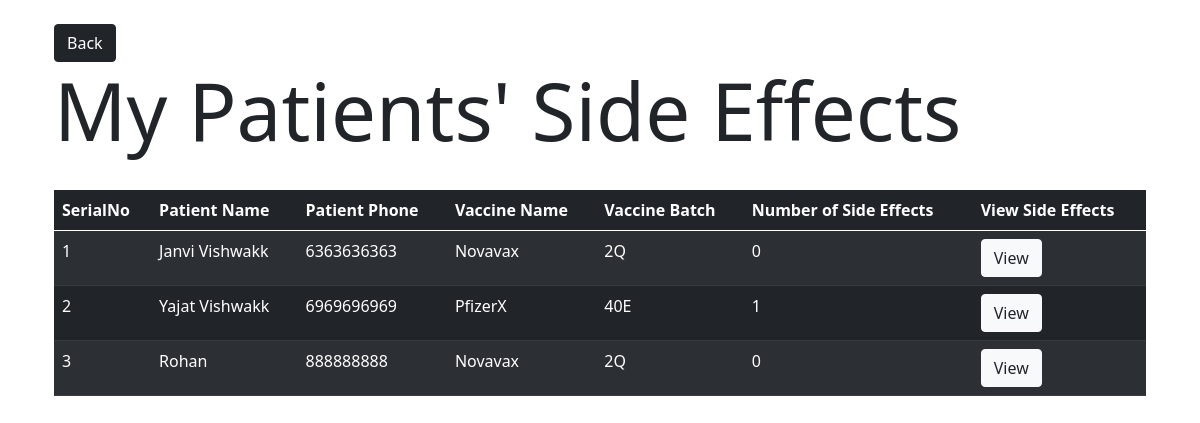
Page /doctor/side_effects (signed in) on the committed database.
### CovaxinatorAPI/models.py (models this page shows, shortened)
class Patient(db.Model):
	id = db.Column(db.Integer, primary_key=True)
	name = db.Column(db.String)
	phone = db.Column(db.String) #also used as username
	password = db.Column(db.String) #also used as password
	location = db.relationship('Location', secondary=patient_location_association, backref=db.backref('patients', lazy='dynamic'))
	aadhar = db.Column(db.String)
	address = db.Column(db.String)
	is_alive = db.Column(db.String)
	is_vaccinated = db.Column(db.Boolean, default=False)
	doctor_id = db.Column(db.Integer, db.ForeignKey('doctor.id'))
	vaccine_batch_id = db.Column(db.Integer, db.ForeignKey('vaccine_batch.id'))
	side_effects = db.relationship('SideEffects', backref='patient')
	followup_chat_id = db.Column(db.Integer, db.ForeignKey('follow_up_chat_data.id'))

class VaccineBatch(db.Model):
	id = db.Column(db.Integer, primary_key=True)
	vaccine_name = db.Column(db.String)
	batch_id = db.Column(db.String)
	doctor_id = db.Column(db.Integer, db.ForeignKey('doctor.id'))
	patients = db.relationship('Patient', backref='vaccine_batch')
	vaccine_count = db.Column(db.Integer)

### CovaxinatorAPI/doctor/routes.py (the view)
@doctor.route('/side_effects')
def get_patient_side_effects():
	doc_id = session.get('logged_in_doctor')
	if(not doc_id): return redirect(url_for('doctor.doctor_login'))
	doctor = Doctor.query.filter_by(id=doc_id).first()
	my_patients = doctor.patients
	side_effects = {}
	for patient in my_patients:
		side_effects[patient.phone] = [
			{
				'symptoms': se.symptoms,
				'description': se.description,
			} for se in patient.side_effects
		]
	print(side_effects)
	return render_template('doctor/side_effects.html', title="Side Effects", patients=my_patients, side_effects=side_effects, json=json)

### CovaxinatorAPI/templates/doctor/side_effects.html (shortened to what this page needs)
{% extends 'layout.html' %}
{% block content %}
<div class="container p-4">
	<button class="btn btn-dark" onclick="window.history.back()"> Back </button>
	<h1 class="display-1">My Patients' Side Effects</h1>
	<br>
	<table class="table table-striped table-dark" id="tbl">
		<thead>
			<tr>
			<th scope="col">SerialNo</th>
			<th scope="col">Patient Name</th>
			<th scope="col">Patient Phone</th>
			<th scope="col">Vaccine Name</th>
			<th scope="col">Vaccine Batch</th>
			<th scope="col">Number of Side Effects</th>
			<th scope="col">View Side Effects</th>
			</tr>
		</thead>
		<tbody id='tbl'>
			{% for e in patients %}
			<tr data-phone="{{e.name}}">
			<td>{{loop.index}}</td>
				<td>{{e.name}}</td>
				<td>{{e.phone}}</td>
				<td>{{e.vaccine_batch.vaccine_name}}</td>
				<td>{{e.vaccine_batch.batch_id}}</td>
				<td class='phn'>{{e.side_effects|length}}</td>
				<td><button class="btn btn-light text-dark" data-toggle="modal" data-target="#SideEffectModal" onclick=view({{e.phone}})>View</button></td>
			</tr>
			{% endfor %}
		</tbody>
	</table>
</div>
{% endblock content %}

### rows in the picture
Patient: name "Janvi Vishwakk", phone "6363636363", vaccine_batch.vaccine_name "Novavax", vaccine_batch.batch_id "2Q", side_effects|length "0"
Patient: name "Yajat Vishwakk", phone "6969696969", vaccine_batch.vaccine_name "PfizerX", vaccine_batch.batch_id "40E", side_effects|length "1"
Patient: name "Rohan", phone "888888888", vaccine_batch.vaccine_name "Novavax", vaccine_batch.batch_id "2Q", side_effects|length "0"
